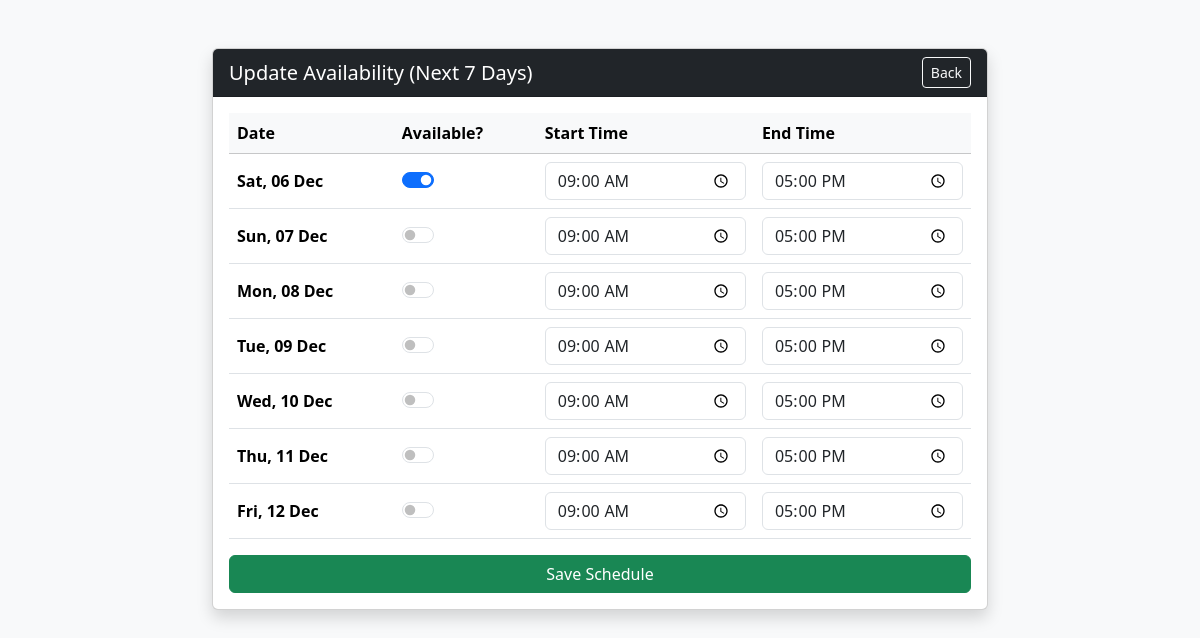
Screenshot of /manage_availability (signed in) with the database file from the repository.
### models.py (models this page shows)
class DoctorAvailability(db.Model):
    id = db.Column(db.Integer, primary_key=True)
    doctor_id = db.Column(db.Integer, db.ForeignKey('doctor.id'), nullable=False)
    date = db.Column(db.Date, nullable=False)
    start_time = db.Column(db.Time, nullable=False)
    end_time = db.Column(db.Time, nullable=False)
    is_available = db.Column(db.Boolean, default=True)

### routes.py (the view, shortened to what this page needs)
@app.route('/manage_availability', methods=['GET', 'POST'])
def manage_availability():
    if 'role' not in session or session['role'] != 'doctor':
        return redirect(url_for('login'))
    doctor_id = session['user_id']
    today = date.today()
    next_7_days = [today + timedelta(days=i) for i in range(7)]
    existing_avail = DoctorAvailability.query.filter(
        DoctorAvailability.doctor_id == doctor_id,
        DoctorAvailability.date >= today,
        DoctorAvailability.date <= next_7_days[-1]
    ).all()
    avail_map = {a.date: a for a in existing_avail}
    return render_template('manage_availability.html', dates=next_7_days, avail_map=avail_map)

### templates/manage_availability.html (shortened to what this page needs)
<!DOCTYPE html>
<html lang="en">
<head>
    <link href="https://cdn.jsdelivr.net/npm/bootstrap@5.3.3/dist/css/bootstrap.min.css" rel="stylesheet">
</head>
<body class="bg-light">
    <div class="container mt-5" style="max-width: 800px;">
        <div class="card shadow">
            <div class="card-header bg-dark text-white d-flex justify-content-between align-items-center">
                <h5 class="mb-0">Update Availability (Next 7 Days)</h5>
                <a href="{{ url_for('doctor_dashboard') }}" class="btn btn-outline-light btn-sm">Back</a>
            </div>
            <div class="card-body">
                <form method="POST">
                    <div class="table-responsive">
                        <table class="table align-middle">
                            <thead class="table-light">
                                <tr>
                                    <th>Date</th>
                                    <th>Available?</th>
                                    <th>Start Time</th>
                                    <th>End Time</th>
                                </tr>
                            </thead>
                            <tbody>
                                {% for day in dates %}
                                {% set day_str = day.strftime('%Y-%m-%d') %}
                                {% set avail = avail_map.get(day) %}
                                <tr>
                                    <td class="fw-bold">{{ day.strftime('%a, %d %b') }}</td>
                                    <td>
                                        <div class="form-check form-switch">
                                            <input class="form-check-input" type="checkbox"
                                                   name="available_{{ day_str }}"
                                                   {% if avail and avail.is_available %}checked{% endif %}>
                                        </div>
                                    </td>
                                    <td>
                                        <input type="time" class="form-control" name="start_time_{{ day_str }}"
                                               value="{{ avail.start_time.strftime('%H:%M') if avail else '09:00' }}">
                                    </td>
                                    <td>
                                        <input type="time" class="form-control" name="end_time_{{ day_str }}"
                                               value="{{ avail.end_time.strftime('%H:%M') if avail else '17:00' }}">
                                    </td>
                                </tr>
                                {% endfor %}
                            </tbody>
                        </table>
                    </div>
                    <button type="submit" class="btn btn-success w-100">Save Schedule</button>
                </form>
            </div>
        </div>
    </div>
</body>
</html>

### rows the page displays
DoctorAvailability: is_available "☑", start_time "09:00", end_time "17:00"

### other values shown
{{ day.strftime('%a, %d %b') }} "Sat, 06 Dec" "Sun, 07 Dec" "Mon, 08 Dec" "Tue, 09 Dec" "Wed, 10 Dec" "Thu, 11 Dec" "Fri, 12 Dec"
